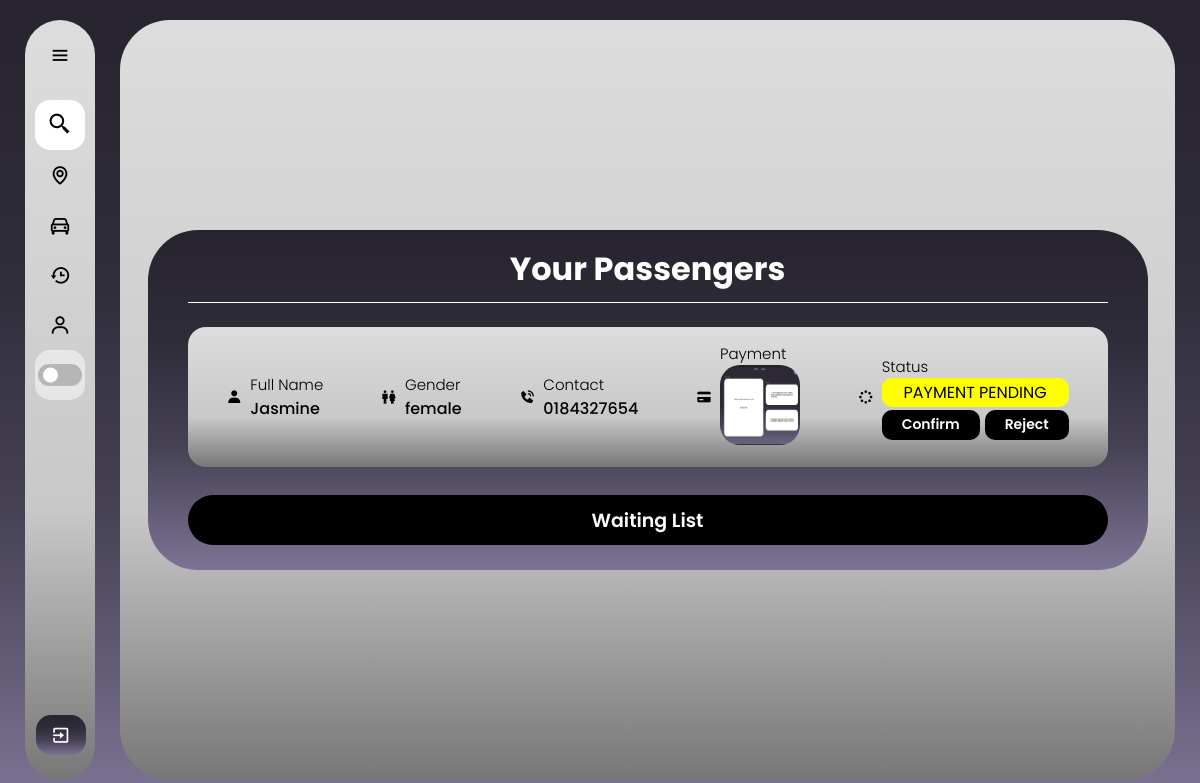
Screenshot of /passenger_matched/2 (signed in) with the database file from the repository.
### web/models.py (models this page shows)
class PassengerMatch(db.Model):
    id = db.Column(db.Integer, primary_key=True)
    passenger_id = db.Column(db.Integer, db.ForeignKey('user.id'), nullable=False)
    driver_id = db.Column(db.Integer, db.ForeignKey('rides.id'), nullable=False)
    payment_proof_id = db.Column(db.Integer, db.ForeignKey('payment_proof.id'), nullable=True)
    status = db.Column(db.String(20), nullable=False, default='APPROVING')
    passenger = db.relationship('User', foreign_keys=[passenger_id], backref='matches_as_passenger')
    driver = db.relationship('Rides', foreign_keys=[driver_id], backref='matches_as_driver')
    payment_proof = db.relationship('PaymentProof', backref='matches', lazy=True)

class Profile(db.Model):
    id = db.Column(db.Integer, primary_key=True)
    fullName = db.Column(db.String(150))
    gender = db.Column(db.String(100), nullable=False)
    birthyear=db.Column(db.String(15), nullable=False)
    contact = db.Column(db.String(15), nullable=False)
    status = db.Column(db.String(20), nullable=False, default='APPROVING')
    profile_pic = db.Column(db.String(200), default="default.jpg")  # Make sure this column is present
    user_id = db.Column(db.Integer, db.ForeignKey('user.id'), nullable=False)

class PaymentProof(db.Model):
    id = db.Column(db.Integer, primary_key=True)
    file_name = db.Column(db.String(100), nullable=False)
    user_id = db.Column(db.Integer, db.ForeignKey('profile.user_id'), nullable=False)
    user = db.relationship('Profile', backref='payment_proofs', lazy=True)
    match_proof = db.relationship('PassengerMatch', backref='match_payment_proof', lazy=True)

### web/routes.py (the view)
@bp.route('/passenger_matched/<int:driver_id>')
@login_required
def passenger_matched(driver_id):
    profile = Profile.query.filter_by(user_id=current_user.id).first()
    driver = Rides.query.get_or_404(driver_id)
    profiles = Profile.query.all()
    profile_dict = {profile.user_id: profile for profile in profiles}
    matches = PassengerMatch.query.filter_by(driver_id=driver_id, status='PAYMENT PENDING').all()
    matches_review = PassengerMatch.query.filter_by(driver_id=driver_id, status='PENDING REVIEW').all()
    matches_approving = PassengerMatch.query.filter_by(driver_id=driver_id, status='APPROVING').all()
    matches_completed = PassengerMatch.query.filter_by(driver_id=driver_id, status='COMPLETED').all()
    matches_confirmed = PassengerMatch.query.filter_by(driver_id=driver_id, status='CONFIRMED').all()
    print(f"Profile dict keys: {profile_dict.keys()}")
    print(f"Driver user ID: {driver.user_id}")
    return render_template(
        'passenger_matched.html',
        driver=driver,
        driver_id=driver_id,
        matches=matches,
        profile_dict=profile_dict,
        profile=profile,
        matches_approving=matches_approving,
        matches_completed=matches_completed,
        matches_confirmed=matches_confirmed,
        matches_review=matches_review
    )

### web/templates/passenger_matched.html (shortened to what this page needs)
{% extends "base.html" %}
{% block content %}
<!DOCTYPE html>
<html lang="en">
<head>
    <link rel="stylesheet" href="../static/passenger_matched.css">
    <link href='https://unpkg.com/boxicons@2.1.4/css/boxicons.min.css' rel='stylesheet'>
</head>
<body>
    <div class="container">
        <div class="size">
            <div class="passenger">
                <div class="header">
                    <h1>Your Passengers</h1>
                </div>
                <div class="details">
                    {% for match in matches %}
                    <div class="seperate">
                        <div class="row">
                            <div class="info_left-right">
                                <i class='bx bxs-user'></i>
                                <div class="info_up-down">
                                    <h3>Full Name</h3>
                                    <p>{{ profile_dict[match.passenger_id].fullName }}</p>
                                </div>
                            </div>
                            <div class="info_left-right">
                                <i class='bx bx-male-female'></i>
                                <div class="info_up-down">
                                    <h3>Gender</h3>
                                    <p>{{ profile_dict[match.passenger_id].gender }}</p>
                                </div>
                            </div>
                            <div class="info_left-right">
                                <i class='bx bxs-phone-call'></i>
                                <div class="info_up-down">
                                    <h3>Contact</h3>
                                    <p>{{ profile_dict[match.passenger_id].contact }}</p>
                                </div>
                            </div>
                            <div class="info_left-right">
                                <i class='bx bxs-credit-card'></i>
                                <div class="info_up-down">
                                    <h3>Payment</h3>
                                    <p>
                                        {% if match.payment_proof %}
                                            <img src="{{ url_for('static', filename='payment/' ~ match.payment_proof.file_name) }}" alt="Payment Proof" class="pic">
                                        {% else %}
                                            Cash
                                        {% endif %}
                                    </p>
                                </div>
                            </div>
                            <div class="info_left-right">
                                <i class='bx bx-loader-circle' ></i>
                                <div class="info_up-down">
                                    <h3>Status</h3>
                                    <p>
                                        <div class="match-status {{ match.status | lower | replace(' ', '-') }}">
                                            {{ match.status }}
                                        </div>
                                    </p>
                                    <div class="btn-lr">
                                        <form action="{{ url_for('main.confirm_match', match_id=driver.id) }}" method="POST">
                                            <input type="submit" value="Confirm" class="btn1">
                                        </form>
                                        <form action="{{ url_for('main.reject_passenger', match_id=driver.id) }}" method="POST">
                                            <input type="submit" value="Reject" class="btn1">
                                        </form>
                                    </div>
                                </div>
                            </div>
                        </div>
                    </div>
                    {% endfor %}
                    <a href="{{ url_for('main.waiting_list', driver_id=driver_id) }}">
                        <div class="btn-container">
                            <button type="submit" class="btn">Waiting List</button>
                        </div>
                    </a>
                </div>
            </div>
        </div>
    </div>
</body>
</html>
{% endblock %}

### web/static/base.css (style rules this page uses)
* { margin: 0; padding: 0; box-sizing: border-box; font-family: "poppins"; }
:root { --background-color: linear-gradient(to bottom, #27242f, #292632, #2c2935, #2e2b39, #312e3c, #383544, #3f3b4c, #464254, #534e64, #615a74, #6f6784, #7d7495); --box-color: linear-gradient(180deg, #DDDDDD 0%, #C8C8C8 64.5%, #777777 100%); --text-color: black; --toggle-color: white; --mode-background: rgba(255, 255, 255, 0.5); --box-shadow: 5px 5px 10px rgba(0, 0, 0, 0.5); --scroll: #0004; }
body { position: relative; min-height: 100vh; width: 100%; overflow: hidden; background: var(--background-color) fixed; }

### web/static/passenger_matched.css (style rules this page uses)
* { margin: 0; padding: 0; box-sizing: border-box; font-family: "poppins"; }
:root { --background-color: linear-gradient(to bottom, #27242f, #292632, #2c2935, #2e2b39, #312e3c, #383544, #3f3b4c, #464254, #534e64, #615a74, #6f6784, #7d7495); --box-color: linear-gradient(180deg, #DDDDDD 0%, #C8C8C8 64.5%, #777777 100%); --text-color: black; --toggle-color: white; --mode-background: rgba(255, 255, 255, 0.5); --box-shadow: 5px 5px 10px rgba(0, 0, 0, 0.5); --box-shadow2: 10px 10px 20px rgba(0, 0, 0, 0.5); --table-header: #2424242f; --table-data: #0000000b; --table-hover: #fff6; --btn: rgba(0, 0, 0, 0.7); --scroll: #0004; }
body { position: relative; min-height: 100vh; width: 100%; }
.container { position: absolute; top: 20px; bottom: 20px; left: 120px; right: 25px; background: var(--box-color); border-radius: 50px; transition: all 0.5s ease; display: flex; justify-content: center; align-items: center; padding: 0 10px; }
.size { max-height: calc(95% - .8rem); margin: .8rem auto; overflow-y: auto; overflow-x: auto; white-space: nowrap; transition: all 0.5s ease; }
.passenger { color: var(--toggle-color); background: var(--background-color); width: 1000px; border-radius: 50px; padding: 15px 40px; }
h1 { border-bottom: 1px solid; padding-bottom: 9px; text-align: center; }
.details { padding-top: 24px; }
.seperate { color: var(--text-color); background: var(--box-color); border-radius: 18px; padding: 10px 20px; margin-bottom: 20px; }
.row { display: flex; justify-content: space-around; margin: 5px; gap: 30px; }
.info_left-right { display: flex; align-items: center; gap: 8px; }
h3 { font-size: 15px; font-weight: 300; }
p { font-size: 16px; font-weight: 500; }
img { width: 80px; height: 80px; border-radius: 20px; cursor: pointer; }
.btn-lr { display: flex; justify-content: center; gap: 5px; }
.btn1 { padding: 0 20px; height: 30px; background: var(--text-color); border: none; border-radius: 10px; color: var(--toggle-color); cursor: pointer; font-size: 14px; font-weight: 600; }
.btn { width: 100%; height: 50px; background: black; border: none; border-radius: 30px; color: white; cursor: pointer; font-size: 19px; font-weight: 600; margin-top: 8px; margin-bottom: 10px; }
.match-status { padding: 2px 8px; border-radius: 10px; text-align: center; margin-bottom: 3px; }
.match-status.payment-pending { background-color: yellow; color: black; }

### rows the page displays
PassengerMatch: file_name (picture), status "PAYMENT PENDING"
Profile: fullName "Jasmine", gender "female", contact "0184327654"
